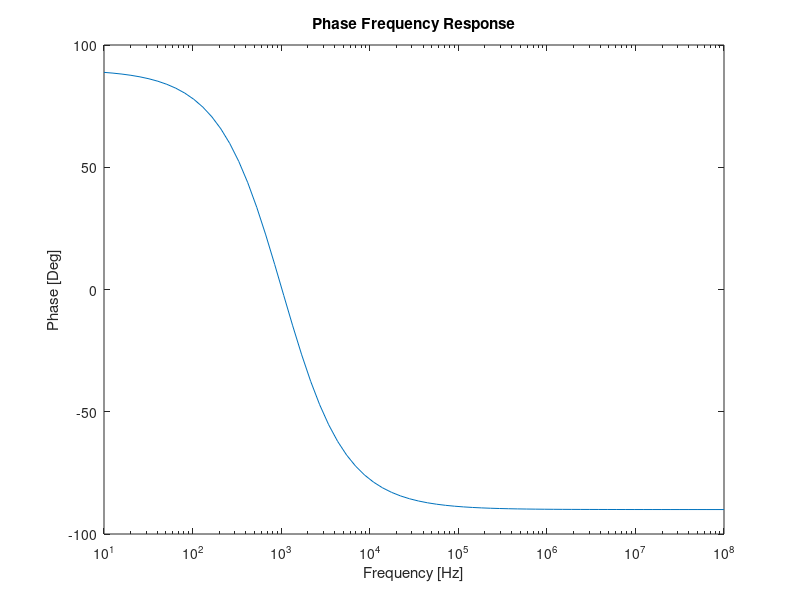
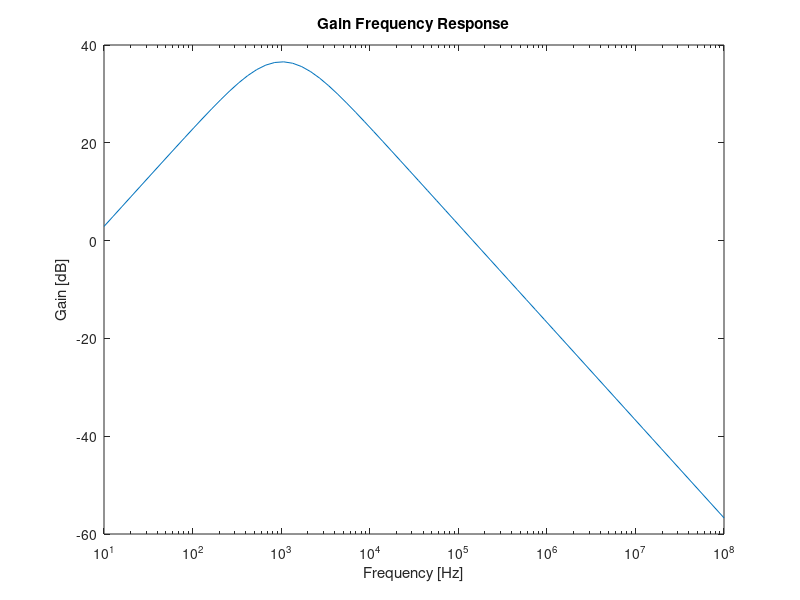

Recreate these plots in MATLAB, in order.
clear all

R1 = 1000
R2 = 1000
R3 = 100000
R4 = 1000
C1 = 220e-9
C2 = 110e-9

fid = fopen("initdata_tab.tex","w")
fprintf(fid, "$R_1$ & %fOhm \\\\ \\hline \n", R1)
fprintf(fid, "$R_2$ & %fOhm \\\\ \\hline \n", R2)
fprintf(fid, "$R_3$ & %fOhm \\\\ \\hline \n", R3)
fprintf(fid, "$R_4$ & %fOhm \\\\ \\hline \n", R4)
fprintf(fid, "$C_1$ & %fFarad \\\\ \\hline \n", C1)
fprintf(fid, "$C_2$ & %fFarad \\\\ \\hline \n", C2)
fclose(fid)

f = logspace(1,8,70);
T = (R1*C1*2*pi*f*j)./(1+R1*C1*2*pi*f*j).*(1+R3/R4).*(1./(1+R2*C2*2*pi*f*j))
fig1 = figure();
semilogx(f,180*arg(T)/pi);
xlabel("Frequency [Hz]");
ylabel("Phase [Deg]");
title("Phase Frequency Response");
print(fig1, "phaseresponse.eps", "-depsc");
fig2 = figure();
semilogx(f,20*log10(abs(T)));
xlabel("Frequency [Hz]");
ylabel("Gain [dB]");
title("Gain Frequency Response");
print(fig2, "gainresponse.eps", "-depsc");


wL = 1/(R1*C1)
wH = 1/(R2*C2)
wO = sqrt(wL*wH)

fid = fopen("frequency_tab.tex","w")
fprintf(fid, "$f_L$ & %f Hz \\\\ \\hline \n", wL/(2*pi))
fprintf(fid, "$f_H$ & %f Hz \\\\ \\hline \n", wH/(2*pi))
fprintf(fid, "$f_O$ & %f Hz \\\\ \\hline \n", wO/(2*pi))
fclose(fid)

AV_HP = (R1*C1*j*wO)/(1+R1*C1*j*wO)
AV_HP = 20*log10(abs(AV_HP))
AV_Amp = (1+R3/R4)
AV_Amp = 20*log10(abs(AV_Amp))
AV_LP = 1/(1+R2*C2*j*wO)
AV_LP = 20*log10(abs(AV_LP))
AV= AV_HP + AV_Amp + AV_LP
z_in = R1 + 1/(j*wO*C1)
z_out = R2/(j*wO*C2)/(R2+1/(j*wO*C2))

costOPAmp=22*0.1+158125/1000+30*10^-6
cost=(R1+R2+R3+R4)/1000+(C1+C2)+costOPAmp
merit=1/(cost*abs(AV-40)*abs(wO-1000))

fid = fopen("theo_tab.tex","w")
fprintf(fid, "$AV_{HP}$ & %f dB \\\\ \\hline \n", AV_HP)
fprintf(fid, "$AV_{Amp}$& %f dB \\\\ \\hline \n", AV_Amp)
fprintf(fid, "$AV_{LP}$ & %f dB \\\\ \\hline \n", AV_LP)
fprintf(fid, "$AV$ & %f dB \\\\ \\hline \n", AV)
fprintf(fid, "$Z_{in}$ & %f Ohm \\\\ \\hline \n", z_in)
fprintf(fid, "$Z_{out}$ & %f Ohm \\\\ \\hline \n", z_out)
fprintf(fid, "Merit & %f\\\\ \\hline \n", merit)
fclose(fid)
